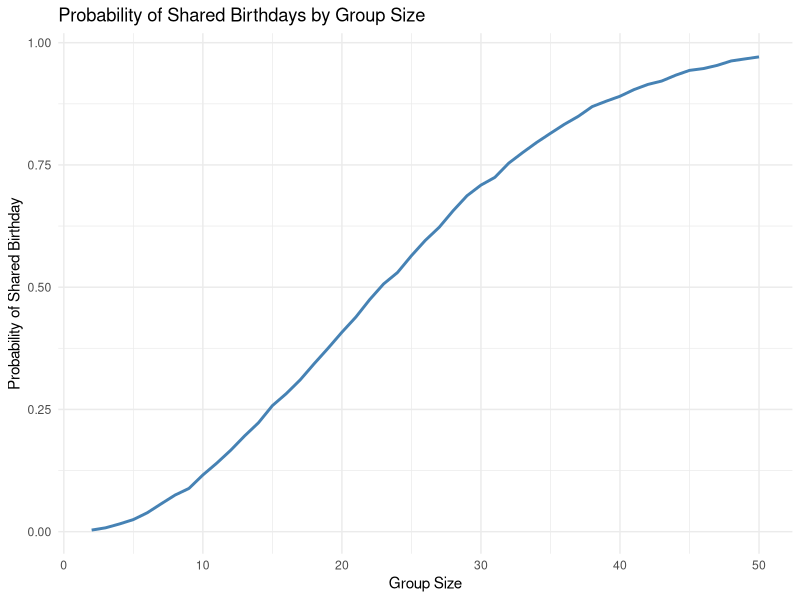

The R source for this figure: (Note: this script raises an error after producing the figure.)
## ---- chunk 1
library(tidyverse)

knitr::opts_chunk$set(
  echo = TRUE,
  warning = FALSE,
  message = FALSE
)
## ---- chunk 2
birthday_repeated = function(n_room) {
  birthdays = sample(1:365, size = n_room, replace = TRUE)
  
  repeated_birthdays = length(unique(birthdays)) < n_room
  
  return(repeated_birthdays)
}
## ---- chunk 3
set.seed(123)

birthday_results = 
  expand_grid(
    n_room = 2:50,
    sim = 1:10000
  ) |>
  mutate(
    repeated = map_lgl(n_room, birthday_repeated)
  )

birthday_prob = birthday_results |>
  group_by(n_room) |>
  summarize(
    probability = mean(repeated)
  )
## ---- chunk 4
birthday_prob |>
  ggplot(aes(x = n_room, y = probability)) +
  geom_line(color = "steelblue", linewidth = 1) +
  labs(
    title = "Probability of Shared Birthdays by Group Size",
    x = "Group Size",
    y = "Probability of Shared Birthday"
  ) +
  theme_minimal()

## ---- chunk 5

file_names = list.files(
  path = "data",
  pattern = "\\.csv$",
  full.names = TRUE
)

file_df = tibble(file_name = file_names)
## ---- chunk 6
file_df = file_df |>
  mutate(
    data = map(file_name, read_csv)
  )
## ---- chunk 7
longitudinal_df = file_df |>
  unnest(cols = data)
## ---- chunk 8
longitudinal_df = longitudinal_df |>
  mutate(
    file_name = basename(file_name),
    file_name = str_remove(file_name, ".csv")
  ) |>
  separate(
    file_name,
    into = c("arm", "subject_id"),
    sep = "_"
  ) |>
  mutate(
    arm = recode(arm,
                 "con" = "control",
                 "exp" = "experimental")
  )

## ---- chunk 9
longitudinal_df = longitudinal_df |>
  pivot_longer(
    cols = starts_with("week_"),
    names_to = "week",
    values_to = "observation"
  ) |>
  mutate(
    week = as.numeric(str_remove(week, "week_"))
  )
## ---- chunk 10
longitudinal_df |>
  ggplot(
    aes(
      x = week,
      y = observation,
      group = subject_id
    )
  ) +
  geom_line(color = "steelblue", alpha = 0.6, linewidth = 0.7) +
  facet_wrap(~arm) +
  labs(
    title = "Observations Over Time by Study Arm",
    x = "Week",
    y = "Observation"
  ) +
  theme_minimal()
